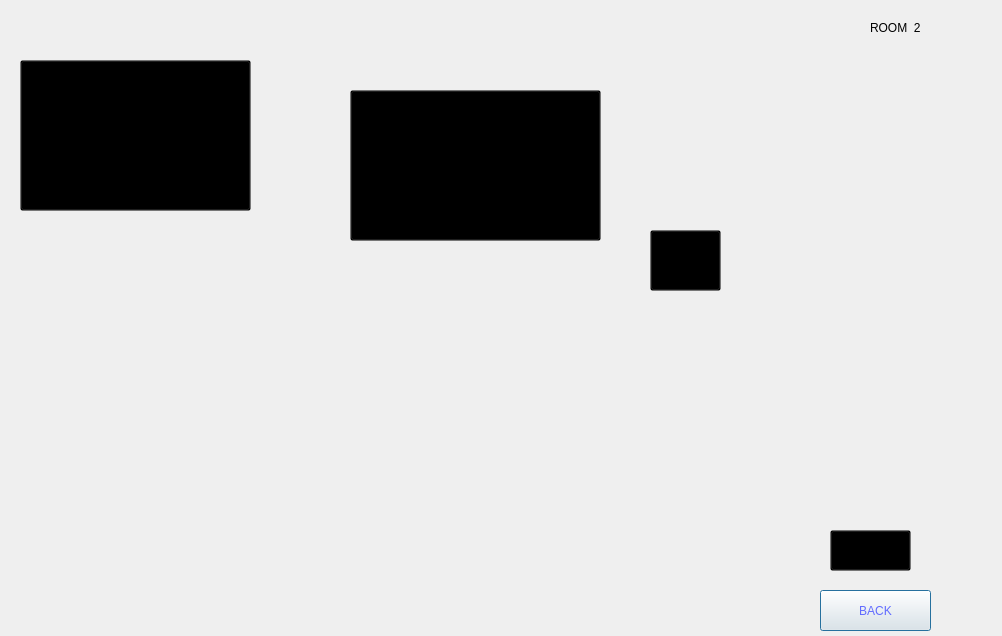
<?xml version="1.0" encoding="UTF-8"?>
<ui version="4.0">
 <class>room2</class>
 <widget class="QDialog" name="room2">
  <property name="geometry">
   <rect>
    <x>0</x>
    <y>0</y>
    <width>1002</width>
    <height>636</height>
   </rect>
  </property>
  <property name="windowTitle">
   <string>Dialog</string>
  </property>
  <property name="styleSheet">
   <string notr="true">background-image: url(:/images/r2computer.png);</string>
  </property>
  <widget class="QPushButton" name="backtomenu">
   <property name="geometry">
    <rect>
     <x>820</x>
     <y>590</y>
     <width>111</width>
     <height>41</height>
    </rect>
   </property>
   <property name="styleSheet">
    <string notr="true">font: 12pt &quot;Impact&quot;;
color: rgb(97, 107, 255);</string>
   </property>
   <property name="text">
    <string>BACK</string>
   </property>
  </widget>
  <widget class="QPushButton" name="laptop">
   <property name="geometry">
    <rect>
     <x>350</x>
     <y>90</y>
     <width>251</width>
     <height>151</height>
    </rect>
   </property>
   <property name="styleSheet">
    <string notr="true">background-image: url(:/images/transparent.png);
background-color:transparent;
border-color:transparent;
background-image: url(:/images/screen.png);
</string>
   </property>
   <property name="text">
    <string/>
   </property>
  </widget>
  <widget class="QPushButton" name="rose">
   <property name="geometry">
    <rect>
     <x>20</x>
     <y>60</y>
     <width>231</width>
     <height>151</height>
    </rect>
   </property>
   <property name="styleSheet">
    <string notr="true">background-image: url(:/images/transparent.png);
background-color:transparent;</string>
   </property>
   <property name="text">
    <string/>
   </property>
  </widget>
  <widget class="QPushButton" name="apple">
   <property name="geometry">
    <rect>
     <x>650</x>
     <y>230</y>
     <width>71</width>
     <height>61</height>
    </rect>
   </property>
   <property name="styleSheet">
    <string notr="true">background-image: url(:/images/transparent.png);
background-color:transparent;</string>
   </property>
   <property name="text">
    <string/>
   </property>
  </widget>
  <widget class="QLabel" name="label">
   <property name="geometry">
    <rect>
     <x>870</x>
     <y>20</y>
     <width>71</width>
     <height>16</height>
    </rect>
   </property>
   <property name="styleSheet">
    <string notr="true">background-image: url(:/images/transparent.png);
font: 14pt &quot;Impact&quot;;</string>
   </property>
   <property name="text">
    <string>ROOM  2</string>
   </property>
  </widget>
  <widget class="QPushButton" name="arrow">
   <property name="geometry">
    <rect>
     <x>830</x>
     <y>530</y>
     <width>81</width>
     <height>41</height>
    </rect>
   </property>
   <property name="styleSheet">
    <string notr="true">background-image: url(:/images/transparent.png);
background-color:transparent;</string>
   </property>
   <property name="text">
    <string/>
   </property>
  </widget>
 </widget>
 <resources/>
 <connections/>
</ui>
